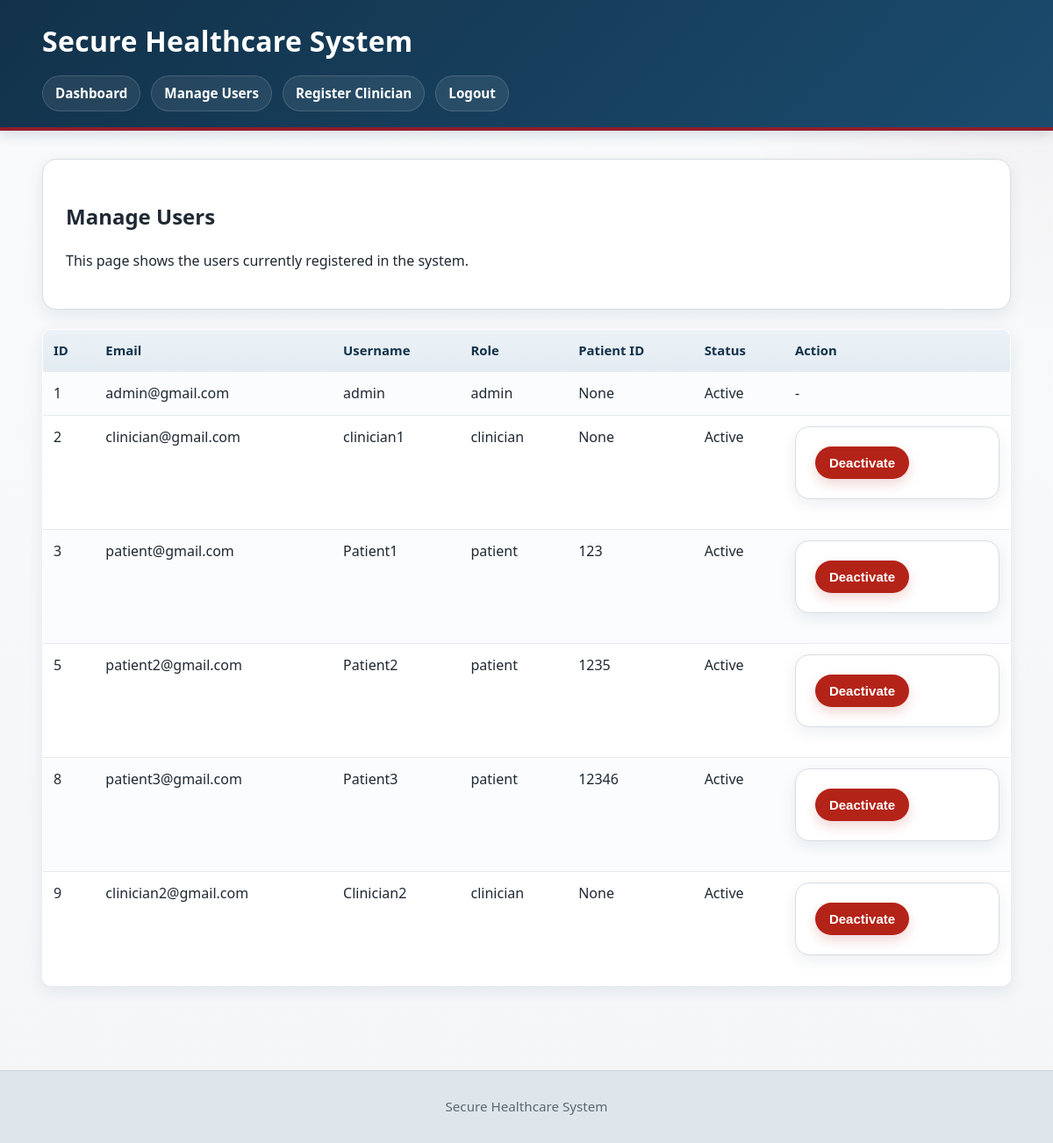
Page /manage_users (signed in) on the committed database.
### tables this page shows
CREATE TABLE users (
            id INTEGER PRIMARY KEY AUTOINCREMENT,
            email TEXT UNIQUE NOT NULL,
            username TEXT UNIQUE NOT NULL,
            password TEXT NOT NULL,
            role TEXT NOT NULL,
            patient_id TEXT
        , is_active INTEGER NOT NULL DEFAULT 1);

### app.py (the view)
@app.route("/manage_users")
def manage_users():
    if not is_logged_in():
        flash("Please log in first.")
        return redirect(url_for("login"))
    if not has_allowed_role(["admin"]):
        flash("Only admin can manage users.")
        return redirect(url_for("dashboard"))
    users = get_all_users()
    return render_template("manage_users.html", users=users)

### app.py (called while the page is built)
def is_logged_in():
    return "email" in session

def has_allowed_role(allowed_roles):
    email = session.get("email")
    if not email:
        return False
    return get_user_role(email) in allowed_roles

### auth.py (called while the page is built)
def get_user_role(email):
    conn = sqlite3.connect(DATABASE)
    cursor = conn.cursor()
    cursor.execute("SELECT role FROM users WHERE email = ?", (email,))
    result = cursor.fetchone()
    conn.close()
    if result:
        return result[0]
    return None

def get_all_users():
    conn = sqlite3.connect(DATABASE)
    cursor = conn.cursor()
    cursor.execute("""
        SELECT id, email, username, role, patient_id, is_active
        FROM users
        ORDER BY id ASC
    """)
    rows = cursor.fetchall()
    conn.close()
    return rows

### templates/manage_users.html (shortened to what this page needs)
{% extends "base.html" %}
{% block content %}
<div class="card">
    <h2>Manage Users</h2>
    <p>This page shows the users currently registered in the system.</p>
</div>
{% if users %}
<table>
    <tr>
        <th>ID</th>
        <th>Email</th>
        <th>Username</th>
        <th>Role</th>
        <th>Patient ID</th>
        <th>Status</th>
        <th>Action</th>
    </tr>
    {% for user in users %}
    <tr>
        <td>{{ user[0] }}</td>
        <td>{{ user[1] }}</td>
        <td>{{ user[2] }}</td>
        <td>{{ user[3] }}</td>
        <td>{{ user[4] }}</td>
        <td>
            {% if user[5] == 1 %}
                Active
            {% else %}
                Deactivated
            {% endif %}
        </td>
        <td>
            {% if user[3] == "admin" %}
                -
            {% elif user[5] == 1 %}
                <form method="POST" action="{{ url_for('deactivate_user', user_id=user[0]) }}">
                    <button type="submit" class="btn btn-danger"
                            onclick="return confirm('Are you sure you want to deactivate this user?')">
                        Deactivate
                    </button>
                </form>
            {% endif %}
        </td>
    </tr>
    {% endfor %}
</table>
{% else %}
<p>No users found.</p>
{% endif %}
{% endblock %}

### templates/base.html (shortened to what this page needs)
<!DOCTYPE html>
<html>
<head>
    <link rel="stylesheet" href="{{ url_for('static', filename='style.css') }}">
</head>
<body>
<header class="site-header">
    <div class="container">
        <h1 class="site-title">Secure Healthcare System</h1>
        {% if session.email %}
        <nav class="site-nav">
            <a href="/dashboard">Dashboard</a>
            {% if session.role == "admin" %}
                <a href="/manage_users">Manage Users</a>
                <a href="/register_clinician">Register Clinician</a>
            {% endif %}
            <a href="/logout">Logout</a>
        </nav>
        {% endif %}
    </div>
</header>
<main class="container">
    {% block content %}
    {% endblock %}
</main>
<footer class="site-footer">
    <div class="container">
        <p>Secure Healthcare System</p>
    </div>
</footer>
</body>
</html>

### static/style.css (style rules this page uses)
:root { --bg-main: #f4f6f8; --bg-panel: #ffffff; --bg-soft: #eef2f5; --text-main: #1f2933; --text-muted: #5b6773; --text-light: #ffffff; --brand-primary: #12324a; --brand-secondary: #8f1d2c; --brand-accent: #d97b29; --brand-success: #2d6a4f; --brand-danger: #b42318; --brand-border: #d7dde3; --shadow-soft: 0 6px 18px rgba(18, 50, 74, 0.08); --shadow-hover: 0 10px 24px rgba(18, 50, 74, 0.12); --radius-sm: 6px; --radius-md: 10px; --radius-lg: 16px; --spacing-xs: 6px; --spacing-sm: 10px; --spacing-md: 16px; --spacing-lg: 24px; --spacing-xl: 36px; }
* { box-sizing: border-box; }
html { scroll-behavior: smooth; }
body { margin: 0; font-family: "Segoe UI", Arial, sans-serif; background: radial-gradient(circle at top right, rgba(143, 29, 44, 0.05), transparent 22%), linear-gradient(180deg, #f8fafb 0%, var(--bg-main) 100%); color: var(--text-main); line-height: 1.55; }
.container { width: min(1120px, 92%); margin: 0 auto; }
.site-header { background: linear-gradient(135deg, var(--brand-primary) 0%, #1b4b6e 100%); color: var(--text-light); padding: 22px 0 18px; border-bottom: 4px solid var(--brand-secondary); box-shadow: 0 4px 14px rgba(18, 50, 74, 0.15); }
.site-title { margin: 0; font-size: 2rem; font-weight: 700; letter-spacing: 0.3px; }
.site-nav { margin-top: 14px; display: flex; gap: 12px; flex-wrap: wrap; }
.site-nav a { display: inline-block; color: var(--text-light); text-decoration: none; padding: 8px 14px; border-radius: 999px; background: rgba(255, 255, 255, 0.08); border: 1px solid rgba(255, 255, 255, 0.15); transition: 0.2s ease; font-weight: 600; font-size: 0.95rem; }
main { padding: 32px 0; min-height: calc(100vh - 180px); }
.site-footer { margin-top: 40px; background: #dfe6eb; border-top: 1px solid #c9d3dc; color: var(--text-muted); padding: 14px 0; text-align: center; font-size: 0.95rem; }
.card { background: var(--bg-panel); padding: 26px; border: 1px solid var(--brand-border); border-radius: var(--radius-lg); margin-bottom: 22px; box-shadow: var(--shadow-soft); }
form { background: var(--bg-panel); border: 1px solid var(--brand-border); border-radius: var(--radius-lg); padding: 22px; box-shadow: var(--shadow-soft); margin-bottom: 22px; }
.btn, button { display: inline-flex; align-items: center; justify-content: center; gap: 6px; padding: 10px 16px; border: none; border-radius: 999px; cursor: pointer; text-decoration: none; font-weight: 700; font-size: 0.94rem; transition: transform 0.15s ease, box-shadow 0.15s ease, opacity 0.15s ease; }
.btn-danger { background: var(--brand-danger); color: var(--text-light); box-shadow: 0 6px 14px rgba(180, 35, 24, 0.18); }
table { width: 100%; border-collapse: collapse; background: var(--bg-panel); border: 1px solid var(--brand-border); border-radius: var(--radius-md); overflow: hidden; box-shadow: var(--shadow-soft); margin-bottom: 24px; }
table th, table td { padding: 12px 12px; text-align: left; border-bottom: 1px solid #e5eaef; vertical-align: top; }
table th { background: linear-gradient(180deg, #ecf2f7 0%, #e3ebf2 100%); color: var(--brand-primary); font-size: 0.93rem; }
table tr:nth-child(even) td { background: #fafcfd; }

### rows in the picture
users: id "1", email "admin@gmail.com", username "admin", role "admin", user "None", is_active "Active"
users: id "2", email "clinician@gmail.com", username "clinician1", role "clinician", user "None", is_active "Active"
users: id "3", email "patient@gmail.com", username "Patient1", role "patient", patient "123", is_active "Active"
users: id "5", email "patient2@gmail.com", username "Patient2", role "patient", patient "1235", is_active "Active"
users: id "8", email "patient3@gmail.com", username "Patient3", role "patient", patient "12346", is_active "Active"
users: id "9", email "clinician2@gmail.com", username "Clinician2", role "clinician", user "None", is_active "Active"
